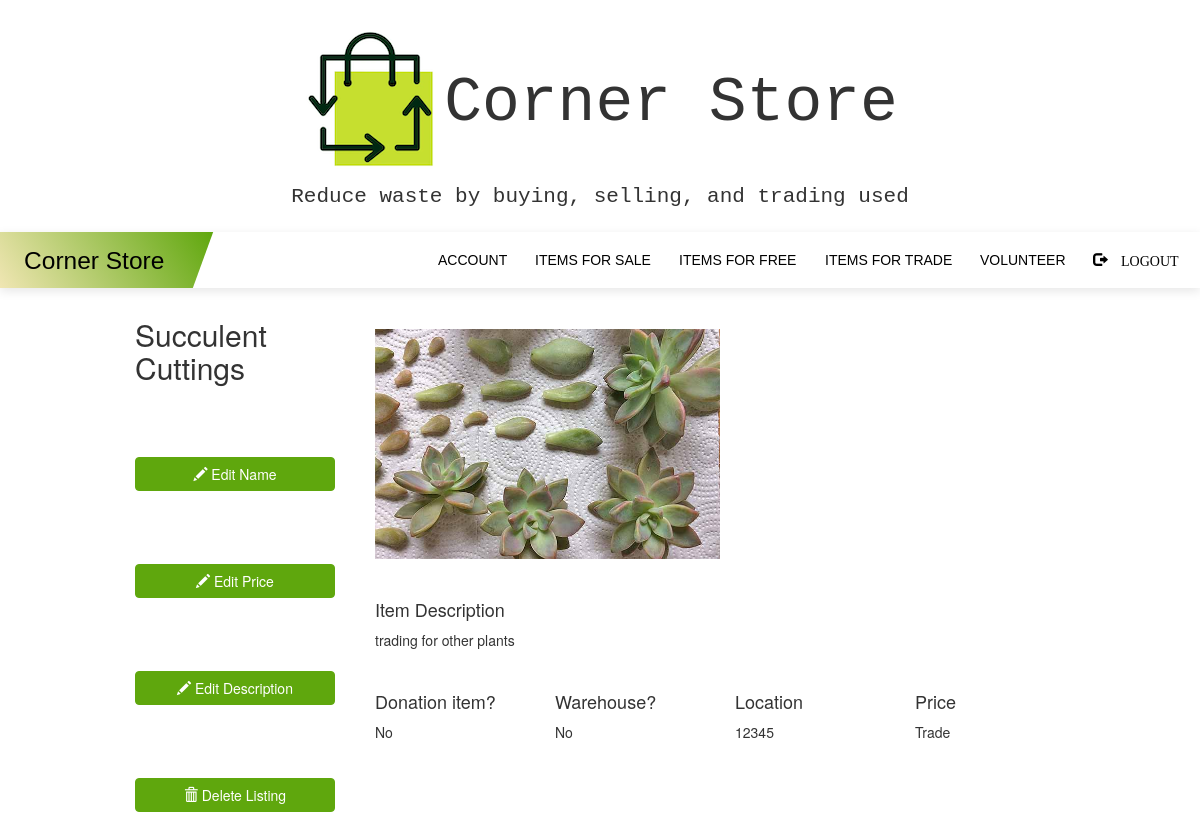
Page /managelistings/4 (signed in) on the committed database.
### myapp/models.py (models this page shows, shortened)
class Listing(db.Model):
    id = db.Column(db.Integer, primary_key=True)
    image_file = db.Column(db.String(20),nullable=False,default='default.jpg')
    name = db.Column(db.String(64))
    description = db.Column(db.String(512))
    location = db.Column(db.Integer)
    agency = db.Column(db.String(128))
    warehouse = db.Column(db.Boolean, default=False)
    free = db.Column(db.Boolean, default=False)
    price = db.Column(db.Float, default=0.00)
    trade = db.Column(db.Boolean, default=False)
    user_id = db.Column(db.Integer, db.ForeignKey('users.id'))
    status = db.Column(db.String, default='For Sale')

### myapp/routes.py (the view)
@myapp_obj.route('/managelistings/<int:val>')
@login_required
def manageListing(val):
    listing_id = val
    item = Listing.query.get(listing_id)
    return render_template('managelisting.html',  item=item)

### myapp/models.py (called while the page is built)
@login.user_loader
def load_user(id):
    return User.query.get(int(id))

### myapp/templates/managelisting.html (shortened to what this page needs)
{% extends "base.html" %}
{% block content %}
<p>
</head>
<body>
<div class="container-fluid" style="width:80%">
  <div class="row content">
    <div class="col-sm-3 sidenav hidden-xs">
      <h2> {{ item.name }} </h2>
      <br><br><br>
      <div>
      <p>
        <a href ="/newname/{{item.id}}" class = "btn btn-primary" style="width: 200px; color:white"> <span class="glyphicon glyphicon-pencil"></span>             Edit Name </a></p><br><br><br>
        <p>
        <a href ="/newprice/{{item.id}}" class = "btn btn-primary" style="width: 200px; color:white"><span class="glyphicon glyphicon-pencil"></span>              Edit Price </a><br><br><br><br>
        </p>
        <p><a href ="/newdesc/{{item.id}}" class = "btn btn-primary" style="width: 200px; color:white"><span class="glyphicon glyphicon-pencil"></span>              Edit Description </a><br><br><br><br></p>
        </div>
        <p><a href ="/delete/{{item.id}}" class = "btn btn-primary" style="width: 200px; color:white"><span class="glyphicon glyphicon-trash"></span>              Delete Listing </a><br></p>
        </div>
    <br>
    <div class="col-sm-9" style='box-shadow:10px'>
        <div class='custom-picture'>
        <h4><img src='/static/listing_pics/{{item.image_file}}' style="width:50%; height:50%"></h4>
        </div>
      <br>
      <div class="row">
      <div class="col-sm-9">
        <h4>Item Description</h4>
        <p> {{item.description }}</p>
      </div>
  </div>
      <br>
      <div class="row">
        <div class="col-sm-3">
            <h4> Donation item? </h4>
            {% if item.agency != "None" %}
            <p>Yes</p>
            {% else%}
            <p> No </p>
            {% endif %}
        </div>
        <div class="col-sm-3">
            <h4>Warehouse? </h4>
            {% if item.warehouse %}
            <p>Yes</p>
            {% else %}
            <p> No </p>
            {% endif %}
        </div>
        <div class="col-sm-3">
            <h4>Location</h4>
            <p>{{ item.location }}</p>
        </div>
        <div class="col-sm-3">
            <h4>Price</h4>
            {% if item.free == True %}
            <p> Free </p>
            {% elif item.trade == True %}
            <p> Trade </p>
            {% else %}
            <p> {{ item.price }}</p>
            {% endif %}
        </div>
      </div>
      <br><br><br>
        </div>
      </div>
    </div>
  </div>
</body>
</html>
{% endblock %}

### myapp/static/nav.css (style rules this page uses)
html { scroll-behavior: smooth; }
body { line-height: 1.5em; padding: 0; margin: 0; }
a:link, a:visited, a:active { text-decoration: none; color: black; }
.btn-primary { color: #fff; background-color: #5fa70d; border-color: #5fa70d; }

### myapp/templates/base.html (style rules this page uses)
img { max-width: 100%; max-height: 100%; }
.custom-picture { height: 5px width: 50px }

### rows in the picture
Listing: name "Succulent Cuttings", image_file (picture), description "trading for other plants", location "12345"
